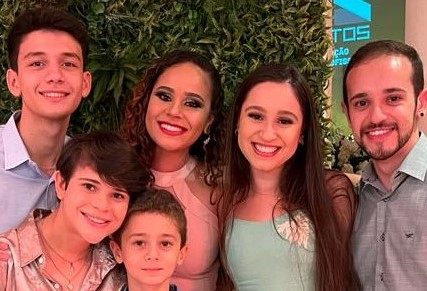
#> input picture opencv/imagens/imagens Angelo/Pessoas-Angelo/primos-Angelo.jpg, 427 x 291 px, found by its file name
$ python MarcacaoImagem.py
#> lines starting #> are read from the running program, lines starting #| are printed output that depends on the picture; after the words box and inside, x2 and y2 are one past the last pixel; in counts of white or black regions, pixels touching at a corner belong together
import numpy as np
import cv2

def colocarQuadrados(imagem):
    classificador = cv2.CascadeClassifier('haarcascade_frontalface_default.xml')
    #imagem = cv2.imread('imagens\imagens Angelo\\Pessoas-Angelo\\primos-Angelo.jpg')
    imagemCinza = cv2.cvtColor(imagem, cv2.COLOR_BGR2GRAY)
    facesDetectadas = classificador.detectMultiScale(imagemCinza)
    print(len(facesDetectadas))
    print((facesDetectadas))

    for (x, y, l, a) in facesDetectadas:
        print(x, y, l, a)
        cv2.rectangle(imagem, (x,y), (x + l, y + a), (0, 0, 255), 2)
    cv2.imshow("Faces Encontradas", imagem)
    cv2.waitKey()

imagemPrimos = cv2.imread('imagens\\imagens Angelo\\Pessoas-Angelo\\primos-Angelo.jpg')
#> imagemPrimos is the input picture: shape (291, 427, 3); mean B, G, R 75.3, 86.1, 134.2
imagemVencedores = cv2.imread('imagens\\imagens Angelo\\Pessoas-Angelo\\vencedores-trabalho-tales.jpg')
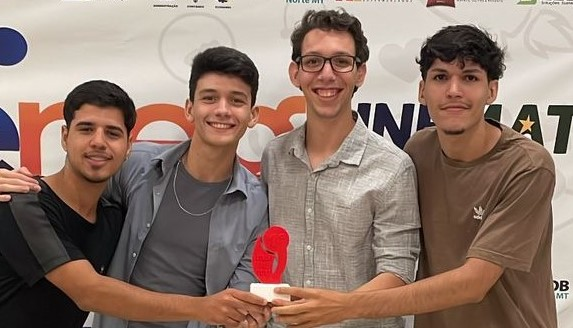
#> input picture opencv/imagens/imagens Angelo/Pessoas-Angelo/vencedores-trabalho-tales.jpg, 573 x 328 px, found by its file name
#> imagemVencedores is the input picture: shape (328, 573, 3); mean B, G, R 109.2, 120.9, 144.4
imagemAmigos = cv2.imread('imagens\\imagens Angelo\\Pessoas-Angelo\\Homossexuais-e-Angelo.jpg')
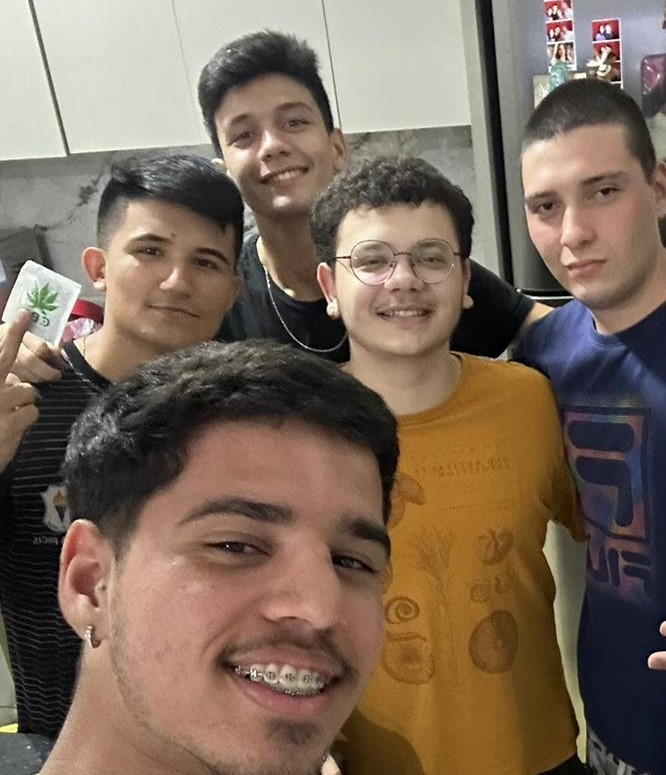
#> input picture opencv/imagens/imagens Angelo/Pessoas-Angelo/Homossexuais-e-Angelo.jpg, 666 x 775 px, found by its file name
#> imagemAmigos is the input picture: shape (775, 666, 3); mean B, G, R 90.5, 105.9, 124.2

colocarQuadrados(imagemPrimos)
#> in colocarQuadrados, `imagemCinza = cv2.cvtColor(imagem, cv2.COLOR_BGR2GRAY)`:
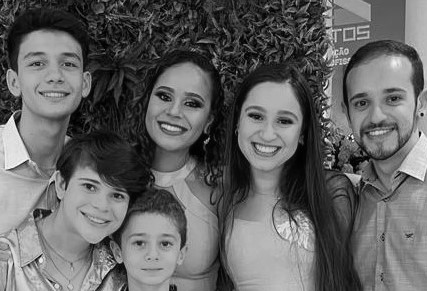
#> imagemCinza: shape (291, 427); min 0, max 250, mean 99.3
#> in colocarQuadrados, `facesDetectadas = classificador.detectMultiScale(imagemCinza)`: facesDetectadas = [[12, 31, 84, 84], [135, 67, 82, 82], [118, 216, 69, 69], [335, 68, 85, 85], [226, 85, 87, 87], [64, 164, 75, 75]]
#| 6
#| [[ 12  31  84  84]
#|  [135  67  82  82]
#|  [118 216  69  69]
#|  [335  68  85  85]
#|  [226  85  87  87]
#|  [ 64 164  75  75]]
#> the loop in colocarQuadrados, `for (x, y, l, a) in facesDetectadas:` made 6 passes
#| 12 31 84 84
#| 135 67 82 82
#| 118 216 69 69
#| 335 68 85 85
#| 226 85 87 87
#| 64 164 75 75
#> after the loop in colocarQuadrados, `for (x, y, l, a) in facesDetectadas:`: imagem: shape (291, 427, 3); 4.62% of pixels changed, all inside (x1, y1, x2, y2) = (11, 30, 422, 287)
colocarQuadrados(imagemVencedores)
#> in colocarQuadrados (call 2), `imagemCinza = cv2.cvtColor(imagem, cv2.COLOR_BGR2GRAY)`:
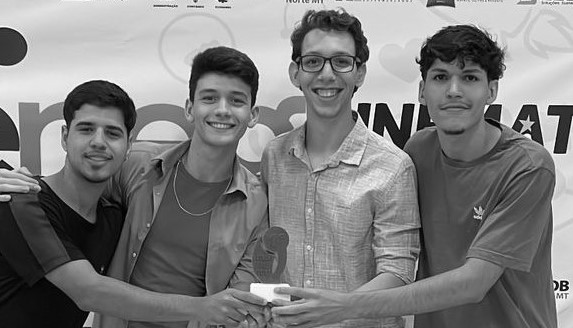
#> imagemCinza: shape (328, 573); min 0, max 255, mean 126.6
#> in colocarQuadrados (call 2), `facesDetectadas = classificador.detectMultiScale(imagemCinza)`: facesDetectadas = [[185, 69, 74, 74], [288, 30, 80, 80], [415, 47, 79, 79], [59, 100, 79, 79]]
#| 4
#| [[185  69  74  74]
#|  [288  30  80  80]
#|  [415  47  79  79]
#|  [ 59 100  79  79]]
#> the loop in colocarQuadrados (call 2), `for (x, y, l, a) in facesDetectadas:` made 4 passes
#| 185 69 74 74
#| 288 30 80 80
#| 415 47 79 79
#| 59 100 79 79
#> after the loop in colocarQuadrados (call 2), `for (x, y, l, a) in facesDetectadas:`:
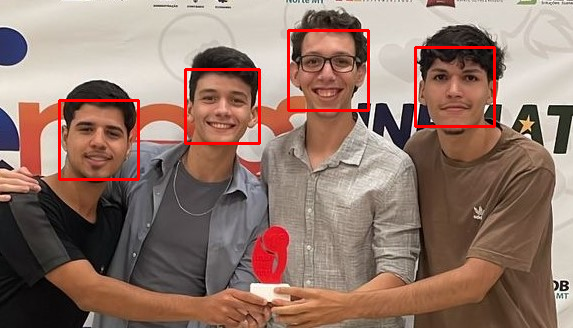
#> imagem: shape (328, 573, 3); 1.98% of pixels changed, all inside (x1, y1, x2, y2) = (58, 29, 496, 181)
colocarQuadrados(imagemAmigos)
#> in colocarQuadrados (call 3), `imagemCinza = cv2.cvtColor(imagem, cv2.COLOR_BGR2GRAY)`:
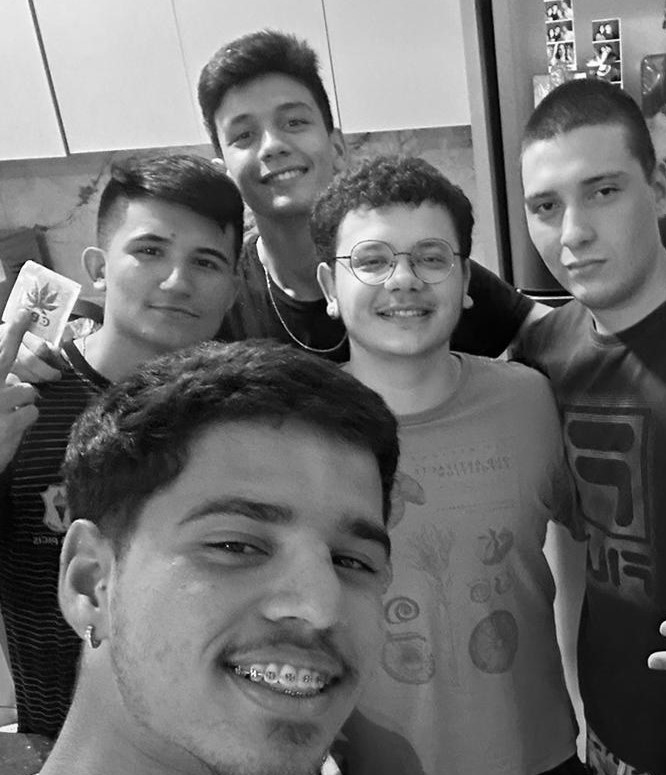
#> imagemCinza: shape (775, 666); min 0, max 255, mean 109.7
#> in colocarQuadrados (call 3), `facesDetectadas = classificador.detectMultiScale(imagemCinza)`: facesDetectadas = [[202, 72, 140, 140], [496, 141, 156, 156], [328, 204, 143, 143], [102, 199, 147, 147], [128, 416, 338, 338]]
#| 5
#| [[202  72 140 140]
#|  [496 141 156 156]
#|  [328 204 143 143]
#|  [102 199 147 147]
#|  [128 416 338 338]]
#> the loop in colocarQuadrados (call 3), `for (x, y, l, a) in facesDetectadas:` made 5 passes
#| 202 72 140 140
#| 496 141 156 156
#| 328 204 143 143
#| 102 199 147 147
#| 128 416 338 338
#> after the loop in colocarQuadrados (call 3), `for (x, y, l, a) in facesDetectadas:`:
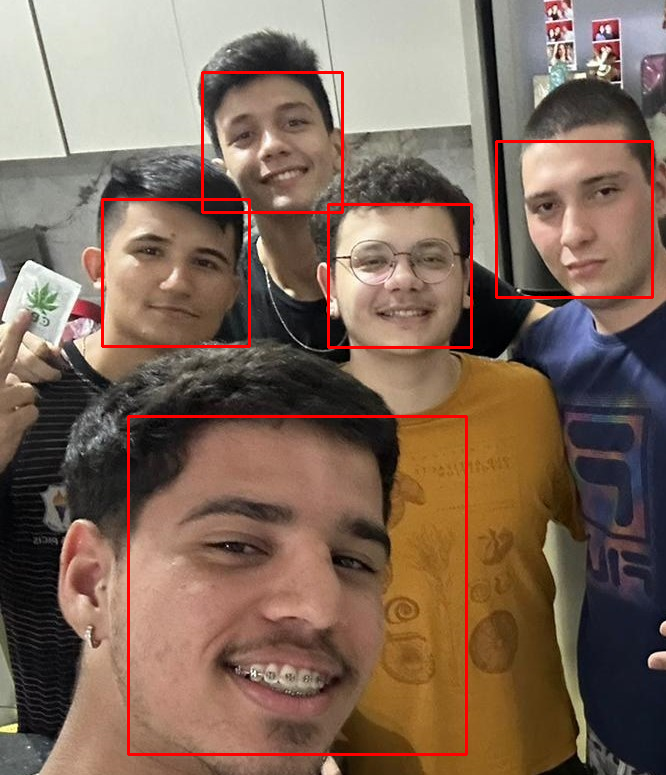
#> imagem: shape (775, 666, 3); 2.14% of pixels changed, all inside (x1, y1, x2, y2) = (101, 71, 654, 756)
